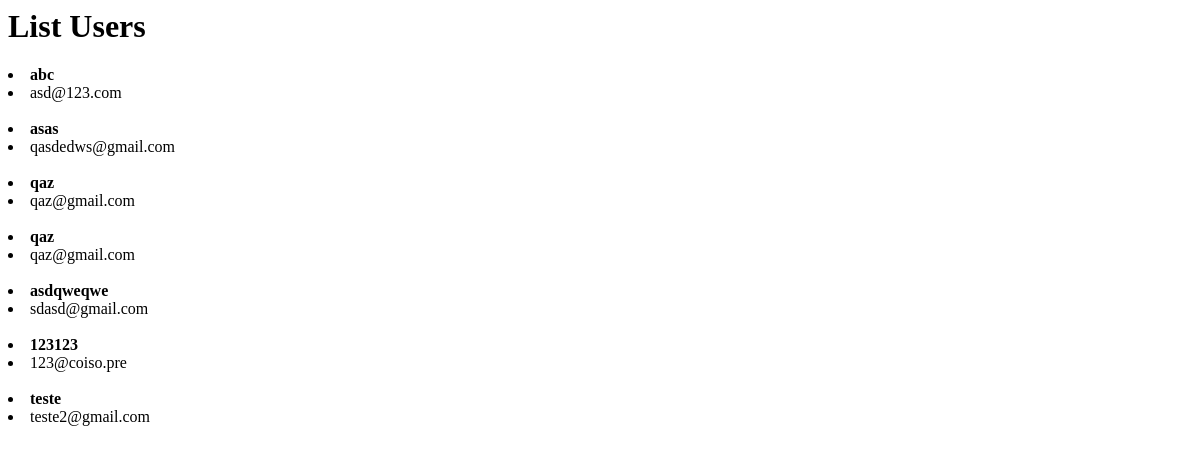
The page /list/ on the database as committed earlier.
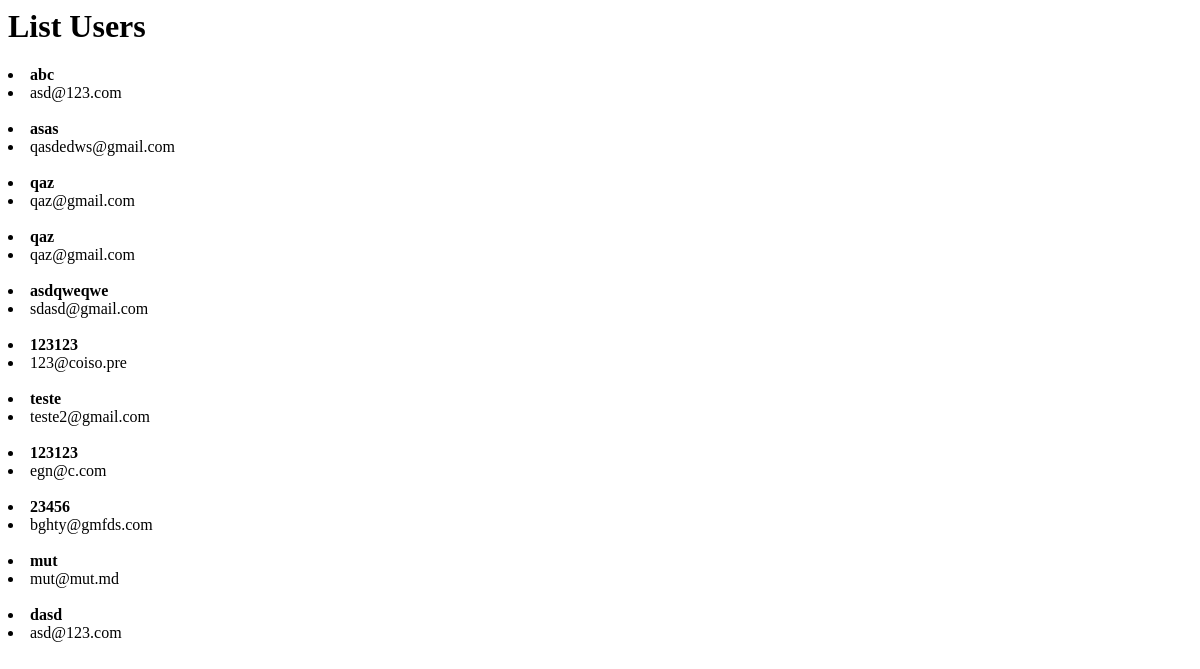
The same page on the database as committed later.
### add/models.py (models this page shows)
class User(models.Model):
    name = models.CharField(max_length = 100)
    email = models.EmailField()

### list/views.py (the view)
# urls.py: path('', views.ListPage, name='list'),
def ListPage(request):
    user = User.objects.all()
    return TemplateResponse(request, 'list.html', { "user" : user})

### list/templates/list.html (shortened to what this page needs)
<h1>List Users</h1>
{% block body %} {% for user in user %}
<div class="container">
    <li>
        <b>{{user.name}}</b>
    </li>
    <li>{{user.email}}</li>
    <br>
</div>
{% endfor %} {%endblock%}

Rows that differ between the two databases and show on the page:
added User: name "123123", email "egn@c.com"
added User: name "23456", email "bghty@gmfds.com"
added User: name "mut", email "mut@mut.md"
added User: name "dasd", email "asd@123.com"
